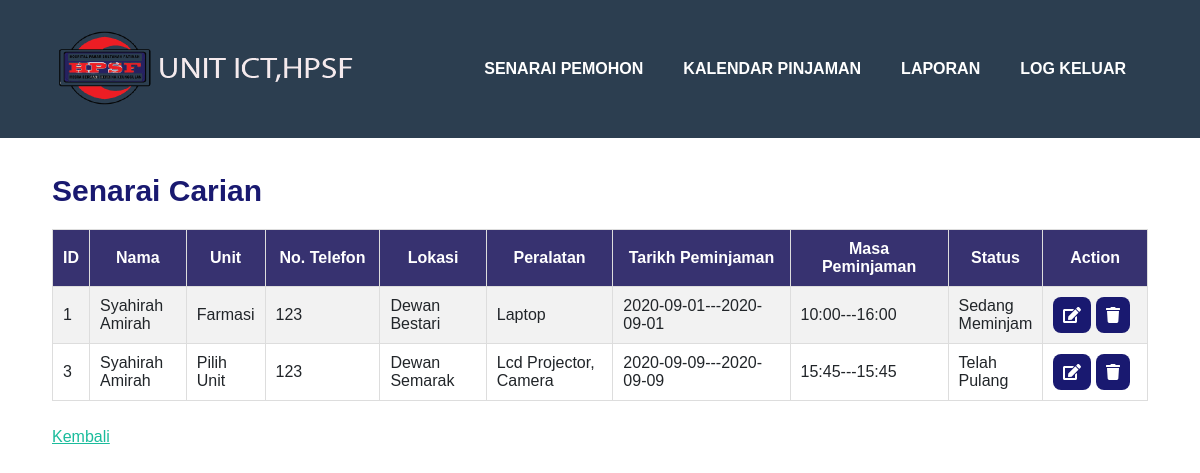
/verifyCheck.php?valueToSearch=Syahirah Amirah, run on the app's committed database.
### tables this page shows
CREATE TABLE `booking` (
  `b_id` int(255) NOT NULL,
  `username` varchar(50) NOT NULL,
  `name` varchar(100) NOT NULL,
  `jawatan` varchar(100) NOT NULL,
  `jabatan` varchar(100) NOT NULL,
  `unit` varchar(100) NOT NULL,
  `telefon` varchar(100) NOT NULL,
  `majlis` varchar(100) NOT NULL,
  `lokasi` varchar(100) NOT NULL,
  `lainLokasi` varchar(255) NOT NULL,
  `peralatan` varchar(100) NOT NULL,
  `start_day` date NOT NULL,
  `end_day` date NOT NULL,
  `start_time` text NOT NULL,
  `end_time` text NOT NULL,
  `cancel` varchar(12) NOT NULL
);

### verifyCheck.php (the view, shortened to what this page needs)
<html lang="en">
    <head>
		<link href="jquery-ui.css" rel="stylesheet">
        <link href="css/styles.css" rel="stylesheet" />
	</head>
	 <body id="page-top">
        <nav class="navbar navbar-expand-lg bg-secondary text-uppercase fixed-top" id="mainNav">
        <nav class="navbar navbar-expand-lg bg-secondary text-uppercase fixed-top" id="mainNav">
            <div class="container">
                <a class="navbar-brand js-scroll-trigger" href="#page-top"><img src="LOGO4.png" style="width:300px;height:80px;"></a>
                <div class="collapse navbar-collapse" id="navbarResponsive">
                    <ul class="navbar-nav ml-auto">
                        <li class="nav-item mx-0 mx-lg-1"><a class="nav-link py-3 px-0 px-lg-3 rounded js-scroll-trigger" href="verify2.php">Senarai Pemohon</a></li>
						<li class="nav-item mx-0 mx-lg-1"><a class="nav-link py-3 px-0 px-lg-3 rounded js-scroll-trigger" href="bookCalendar.php">Kalendar Pinjaman</a></li>
						<div class="dropdown">
							<li class="nav-item mx-0 mx-lg-1"><a class="nav-link py-3 px-0 px-lg-3 rounded js-scroll-trigger" href="#">Laporan</a></li>
							</div>
                        <li class="nav-item mx-0 mx-lg-1"><a class="nav-link py-3 px-0 px-lg-3 rounded js-scroll-trigger" href="logout.php">Log Keluar</a></li>
                    </ul>
                </div>
            </div>
        </nav>
        </nav><br><br>
	        <section class="page-section" id="contact">
                <div class="row">
                    <div class="col-lg-11 mx-auto">
                       <form name = "myForm" action="verifyCheck.php" method="post" onsubmit = "return(validate());">
				         <br><p><b>Senarai Carian</b>
			             </p>
                </form>
							<?php
						include "db_connect.php";
						$valueToSearch = $_REQUEST['valueToSearch'];
						$sqli= "SELECT * FROM booking WHERE name LIKE '%".$valueToSearch. "%' OR unit LIKE '%".$valueToSearch. "%'";
						$qid = mysqli_query($connect, $sqli);
							if($qid)
						{ ?>
						<table border = 1>
						  <tr>
							  <th>ID</th>
							<th width="9%" align="center">Nama</th>
							<th width="7%" align="center">Unit</th>
							<th width="11%">No. Telefon</th>
							<th width="10%">Lokasi</th>
							<th width="12%">Peralatan</th>
							<th width="17%">Tarikh Peminjaman</th>
							<th width="15%">Masa Peminjaman</th>
							<th width="8%">Status</th>
							<th width="10%">Action</th>
						  </tr>
							<?php
							foreach ($qid as $row){
							echo "<tr>";
							echo "<td>". $row ["b_id"]. "</td>";
							echo "<td>" .$row["name"]. "</td>";
							echo "<td>" .$row["unit"]. "</td>";
							echo "<td>" .$row["telefon"]. "</td>";
							echo "<td>" .$row["lokasi"]. $row['lainLokasi']. "</td>";
							echo "<td>" .$row["peralatan"]. "</td>";
							echo "<td>" .$row["start_day"]."---". $row["end_day"]."</td>";
							echo "<td>" .$row["start_time"]."---". $row["end_time"]."</td>";
							echo "<td>"; if($row["cancel"] == '0')
							{
								echo "Dalam Proses";
							}
									if ($row["cancel"] == '4')
								{
									echo "Sedang Meminjam";
								}
									if ($row["cancel"] == '5')
								{
									echo "Telah Pulang";
								}
							?>
							<td><a  href="updateData.php?id=<?php print($row['b_id']);?>"><button title="Edit" class="btn"><i class="fa fa-edit"></i></button></a>
							<a href="deleteData.php?id=<?php print($row['b_id']);?>" onclick="return confirm('Anda pasti untuk padam data?')"><button title= "Delete" class="btn"><i class="fa fa-trash"></i></button></a></td>
							<?php
							echo "</tr>";
							}
							}?>
							</table>
						<br><a href="verify2.php" title="Kembali"><u>Kembali</u></a>
		 </section>
		</body>
	</html>

### verifyCheck.php (style rules this page uses)
th { background-color:#373270; color: white; text-align: center; }
table, td, th { border: 1px solid #ddd; }
table { border-collapse: collapse; width: 100%; }
tr:nth-child(even) { background-color: #f2f2f2 }
th, td { padding: 10px; }
p { text-align: left; font-size: 30px; color: midnightblue; font-family: "Arial"; }
html * { font-family: Arial !important; }
.dropdown { position:inherit; display: table-row-group; }
.btn { background-color: midnightblue; border: none; color: white; padding: 10px 10px; font-size: 16px; cursor: pointer; }

### data on the page
booking: b_id "1", name "Syahirah Amirah", unit "Farmasi", telefon "123", lokasi "Dewan Bestari", peralatan "Laptop", start_day "2020-09-01", end_day "2020-09-01", start_time "10:00", end_time "16:00", cancel "Sedang Meminjam"
booking: b_id "3", name "Syahirah Amirah", unit "Pilih Unit", telefon "123", lokasi "Dewan Semarak", peralatan "Lcd Projector, Camera", start_day "2020-09-09", end_day "2020-09-09", start_time "15:45", end_time "15:45", cancel "Telah Pulang"
